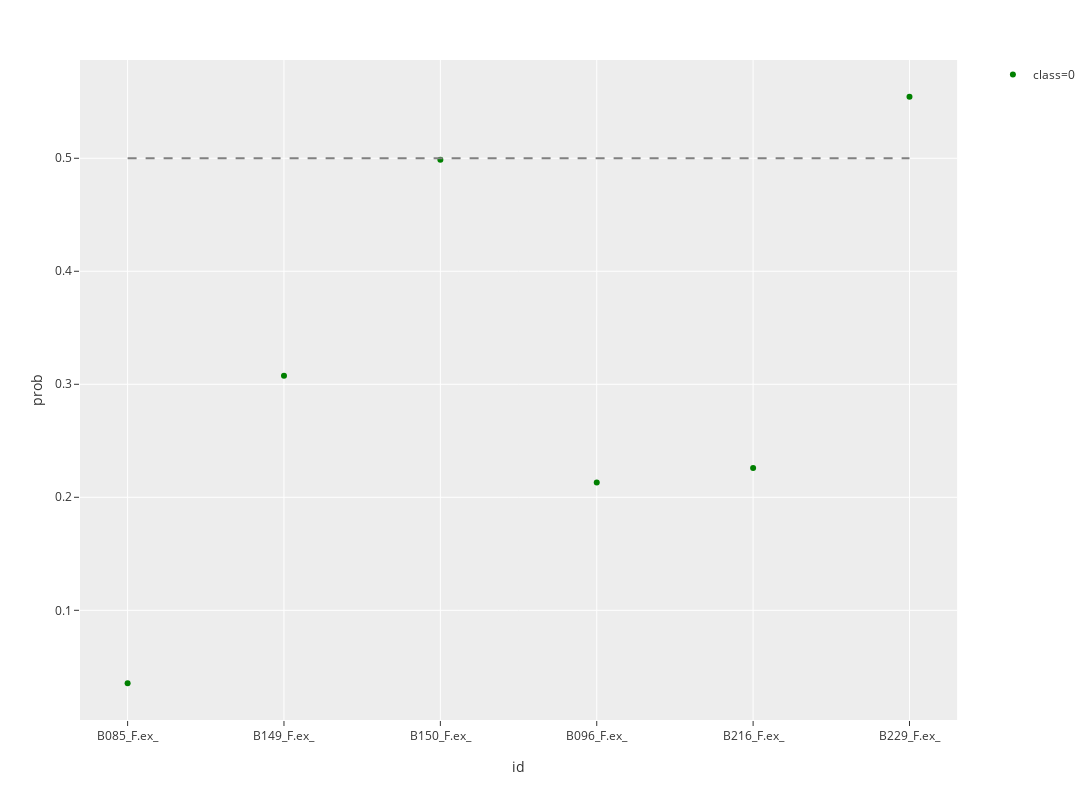

The notebook cell this image was saved under:
### Code cell
PLT_healthy_new = pd.read_excel('C:/Users/pc/OneDrive/PLTTECH/Project/20191205_lung_cancer/rawdata/test_PLT_healthy.xlsx').loc[:, selected_columns]
PLT_healthy_new.iloc[:, 1:-1] = PLT_healthy_new.iloc[:, 1:-1].multiply(100)
PLT_healthy_new_df = lungCancerPrediction(PLT_healthy_new, 'PLT_healthy_new')

### Figure 1 — Plotly figure (JSON) as saved in the notebook; plotly's stock layout.template omitted (floating-point values rounded to 4 significant figures)
{"data": [{"hoverlabel": {"namelength": 0}, "hovertemplate": "class=0<br>id=%{x}<br>prob=%{y}", "legendgroup": "class=0", "marker": {"color": "green", "symbol": "circle"}, "mode": "markers", "name": "class=0", "showlegend": true, "type": "scatter", "x": ["B085_F.ex_", "B149_F.ex_", "B150_F.ex_", "B096_F.ex_", "B216_F.ex_", "B229_F.ex_"], "xaxis": "x", "y": [0.03544, 0.3077, 0.4987, 0.2131, 0.2259, 0.5544], "yaxis": "y"}, {"line": {"color": "grey", "dash": "dash"}, "mode": "lines", "showlegend": false, "type": "scatter", "x": ["B085_F.ex_", "B229_F.ex_"], "y": [0.5, 0.5]}], "layout": {"height": 800, "legend": {"tracegroupgap": 0}, "margin": {"t": 60}, "width": 1200, "xaxis": {"anchor": "y", "domain": [0, 0.98], "title": {"text": "id"}}, "yaxis": {"anchor": "x", "domain": [0, 1], "title": {"text": "prob"}}}}
